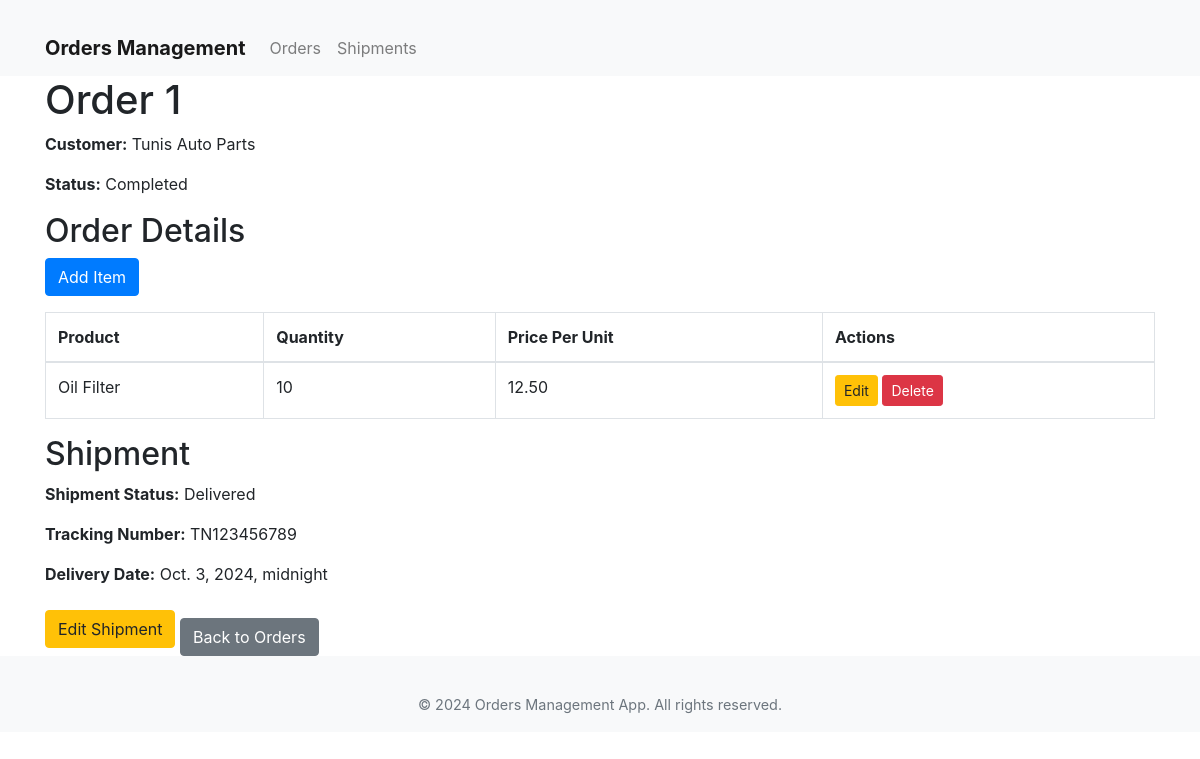
/orders/1/, run on an earlier commit of the app's database.
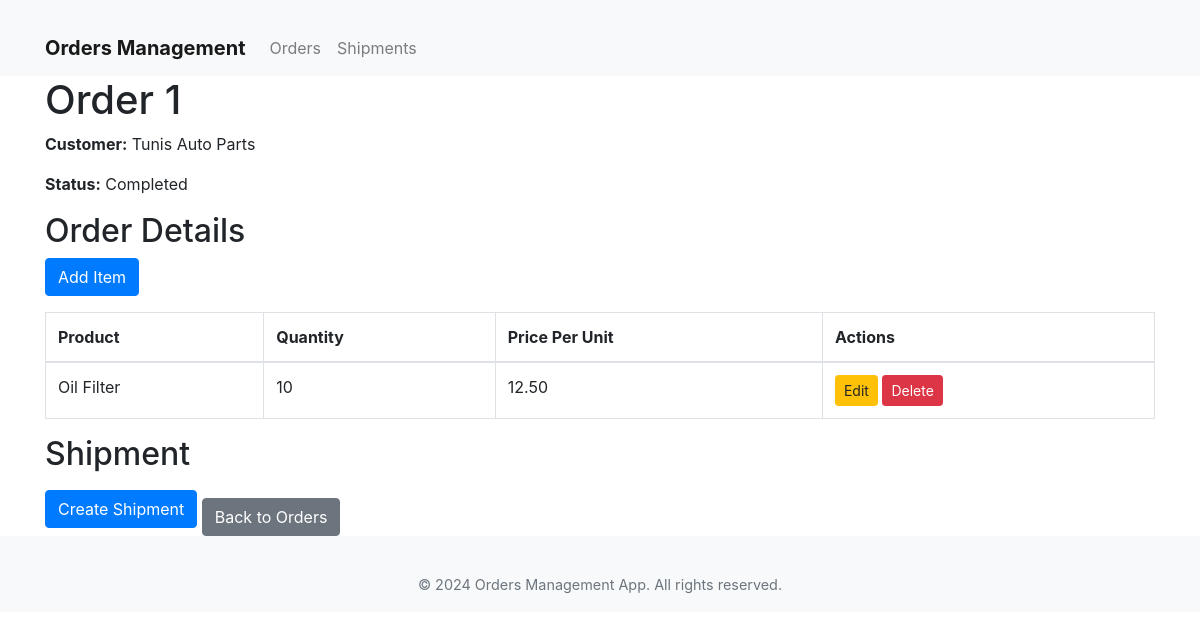
And on a later commit of the database.
### orders/models.py (models this page shows, shortened)
class Shipment(models.Model):
    STATUS_CHOICES = [
        ('Pending', 'Pending'),
        ('In Transit', 'In Transit'),
        ('Delivered', 'Delivered'),
    ]
    order = models.ForeignKey(Order, on_delete=models.CASCADE)
    shipment_date = models.DateTimeField(auto_now_add=True)
    delivery_date = models.DateTimeField(null=True, blank=True)
    shipment_status = models.CharField(max_length=20, choices=STATUS_CHOICES, default='Pending')
    tracking_number = models.CharField(max_length=255, blank=True)

### orders/views.py (the view)
# urls.py: path('<int:pk>/', views.order_detail, name='order_detail'),
def order_detail(request, pk):
    order = get_object_or_404(Order, pk=pk)
    order_details = OrderDetail.objects.filter(order=order)
    shipment = Shipment.objects.filter(order=order).first()
    return render(request, 'orders/order_detail.html', {
        'order': order,
        'order_details': order_details,
        'shipment': shipment
    })

### customers/models.py (called while the page is built)
    def __str__(self):
        return self.name

### products/models.py (called while the page is built)
    def __str__(self):
        return self.product_name

### orders/templates/orders/order_detail.html (shortened to what this page needs)
{% extends 'orders/layout.html' %}
{% block content %}
<h1>Order {{ order.id }}</h1>
<p><strong>Customer:</strong> {{ order.customer }}</p>
<p><strong>Status:</strong> {{ order.order_status }}</p>
<h2>Order Details</h2>
<a href="{% url 'orders:order_detail_create' order.id %}" class="btn btn-primary mb-3">Add Item</a>
<table class="table table-bordered">
    <thead>
        <tr>
            <th>Product</th>
            <th>Quantity</th>
            <th>Price Per Unit</th>
            <th>Actions</th>
        </tr>
    </thead>
    <tbody>
        {% for detail in order_details %}
        <tr>
            <td>{{ detail.product }}</td>
            <td>{{ detail.quantity_ordered }}</td>
            <td>{{ detail.price_per_unit }}</td>
            <td>
                <a href="{% url 'orders:order_detail_update' order.id detail.id %}" class="btn btn-warning btn-sm">Edit</a>
<form action="{% url 'orders:order_detail_delete' order.id detail.id %}" method="POST" style="display:inline;">
    <button type="submit" class="btn btn-danger btn-sm">Delete</button>
</form>
            </td>
        </tr>
        {% endfor %}
    </tbody>
</table>
<h2>Shipment</h2>
{% if shipment %}
    <p><strong>Shipment Status:</strong> {{ shipment.shipment_status }}</p>
    <p><strong>Tracking Number:</strong> {{ shipment.tracking_number }}</p>
    <p><strong>Delivery Date:</strong> {{ shipment.delivery_date }}</p>
    <a href="{% url 'orders:shipment_update' shipment.id %}" class="btn btn-warning">Edit Shipment</a>
{% else %}
    <a href="{% url 'orders:shipment_create' order.id %}" class="btn btn-primary">Create Shipment</a>
{% endif %}
<a href="{% url 'orders:order_list' %}" class="btn btn-secondary mt-3">Back to Orders</a>
{% endblock %}

What changed in the data, as far as the page shows it:
removed Shipment: shipment_status "Delivered", tracking_number "TN123456789", delivery_date "Oct. 3, 2024, midnight"
Also different on the page:
text no longer shown: "Shipment Status: Tracking Number: Delivery Date: Edit Shipment"
text now shown: "Create Shipment"
